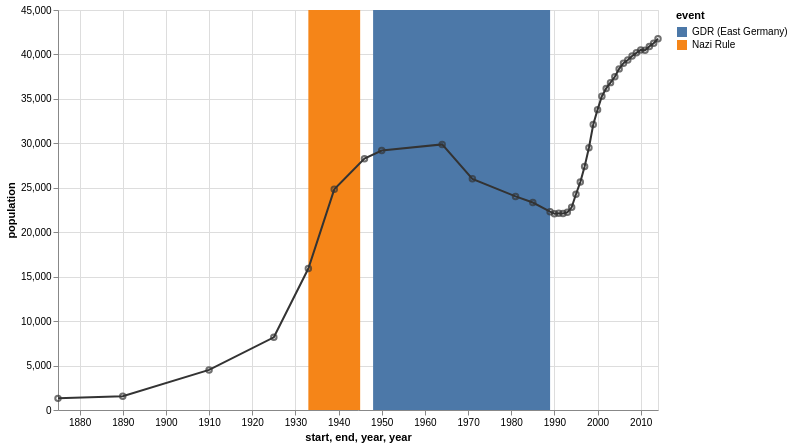

Express this chart as Vega-Lite.
### Vega-Lite specification from a JSON file in a GitHub repository (floating-point values rounded to 4 significant figures)
{"config": {"view": {"height": 300, "width": 400}}, "layer": [{"encoding": {"x": {"title": "start", "field": "properties.start", "type": "temporal"}, "color": {"title": "event", "field": "properties.event", "type": "nominal"}, "x2": {"title": "end", "field": "properties.end", "type": "temporal"}}, "data": {"values": {"features": [{"properties": {"start": "1933", "event": "Nazi Rule", "end": "1945"}, "geometry": {"coordinates": [125.6, 10.1], "type": "Point"}, "type": "Feature"}, {"properties": {"start": "1948", "event": "GDR (East Germany)", "end": "1989"}, "geometry": {"coordinates": [125.6, 10.1], "type": "Point"}, "type": "Feature"}], "type": "FeatureCollection"}, "format": {"type": "json", "property": "features"}}, "mark": "rect"}, {"encoding": {"y": {"title": "population", "field": "properties.population", "type": "quantitative"}, "x": {"title": "year", "field": "properties.year", "type": "temporal", "axis": {"format": "%Y"}}}, "data": {"values": {"features": [{"properties": {"population": 1309, "year": "1875"}, "geometry": {"coordinates": [125.6, 10.1], "type": "Point"}, "type": "Feature"}, {"properties": {"population": 1558, "year": "1890"}, "geometry": {"coordinates": [125.6, 10.1], "type": "Point"}, "type": "Feature"}, {"properties": {"population": 4512, "year": "1910"}, "geometry": {"coordinates": [125.6, 10.1], "type": "Point"}, "type": "Feature"}, {"properties": {"population": 8180, "year": "1925"}, "geometry": {"coordinates": [125.6, 10.1], "type": "Point"}, "type": "Feature"}, {"properties": {"population": 15915, "year": "1933"}, "geometry": {"coordinates": [125.6, 10.1], "type": "Point"}, "type": "Feature"}, {"properties": {"population": 24824, "year": "1939"}, "geometry": {"coordinates": [125.6, 10.1], "type": "Point"}, "type": "Feature"}, {"properties": {"population": 28275, "year": "1946"}, "geometry": {"coordinates": [125.6, 10.1], "type": "Point"}, "type": "Feature"}, {"properties": {"population": 29189, "year": "1950"}, "geometry": {"coordinates": [125.6, 10.1], "type": "Point"}, "type": "Feature"}, {"properties": {"population": 29881, "year": "1964"}, "geometry": {"coordinates": [125.6, 10.1], "type": "Point"}, "type": "Feature"}, {"properties": {"population": 26007, "year": "1971"}, "geometry": {"coordinates": [125.6, 10.1], "type": "Point"}, "type": "Feature"}, {"properties": {"population": 24029, "year": "1981"}, "geometry": {"coordinates": [125.6, 10.1], "type": "Point"}, "type": "Feature"}, {"properties": {"population": 23340, "year": "1985"}, "geometry": {"coordinates": [125.6, 10.1], "type": "Point"}, "type": "Feature"}, {"properties": {"population": 22307, "year": "1989"}, "geometry": {"coordinates": [125.6, 10.1], "type": "Point"}, "type": "Feature"}, {"properties": {"population": 22087, "year": "1990"}, "geometry": {"coordinates": [125.6, 10.1], "type": "Point"}, "type": "Feature"}, {"properties": {"population": 22139, "year": "1991"}, "geometry": {"coordinates": [125.6, 10.1], "type": "Point"}, "type": "Feature"}, {"properties": {"population": 22105, "year": "1992"}, "geometry": {"coordinates": [125.6, 10.1], "type": "Point"}, "type": "Feature"}, {"properties": {"population": 22242, "year": "1993"}, "geometry": {"coordinates": [125.6, 10.1], "type": "Point"}, "type": "Feature"}, {"properties": {"population": 22801, "year": "1994"}, "geometry": {"coordinates": [125.6, 10.1], "type": "Point"}, "type": "Feature"}, {"properties": {"population": 24273, "year": "1995"}, "geometry": {"coordinates": [125.6, 10.1], "type": "Point"}, "type": "Feature"}, {"properties": {"population": 25640, "year": "1996"}, "geometry": {"coordinates": [125.6, 10.1], "type": "Point"}, "type": "Feature"}, {"properties": {"population": 27393, "year": "1997"}, "geometry": {"coordinates": [125.6, 10.1], "type": "Point"}, "type": "Feature"}, {"properties": {"population": 29505, "year": "1998"}, "geometry": {"coordinates": [125.6, 10.1], "type": "Point"}, "type": "Feature"}, {"properties": {"population": 32124, "year": "1999"}, "geometry": {"coordinates": [125.6, 10.1], "type": "Point"}, "type": "Feature"}, {"properties": {"population": 33791, "year": "2000"}, "geometry": {"coordinates": [125.6, 10.1], "type": "Point"}, "type": "Feature"}, {"properties": {"population": 35297, "year": "2001"}, "geometry": {"coordinates": [125.6, 10.1], "type": "Point"}, "type": "Feature"}, {"properties": {"population": 36179, "year": "2002"}, "geometry": {"coordinates": [125.6, 10.1], "type": "Point"}, "type": "Feature"}, {"properties": {"population": 36829, "year": "2003"}, "geometry": {"coordinates": [125.6, 10.1], "type": "Point"}, "type": "Feature"}, {"properties": {"population": 37493, "year": "2004"}, "geometry": {"coordinates": [125.6, 10.1], "type": "Point"}, "type": "Feature"}, {"properties": {"population": 38376, "year": "2005"}, "geometry": {"coordinates": [125.6, 10.1], "type": "Point"}, "type": "Feature"}, {"properties": {"population": 39008, "year": "2006"}, "geometry": {"coordinates": [125.6, 10.1], "type": "Point"}, "type": "Feature"}, {"properties": {"population": 39366, "year": "2007"}, "geometry": {"coordinates": [125.6, 10.1], "type": "Point"}, "type": "Feature"}, {"properties": {"population": 39821, "year": "2008"}, "geometry": {"coordinates": [125.6, 10.1], "type": "Point"}, "type": "Feature"}, {"properties": {"population": 40179, "year": "2009"}, "geometry": {"coordinates": [125.6, 10.1], "type": "Point"}, "type": "Feature"}, {"properties": {"population": 40511, "year": "2010"}, "geometry": {"coordinates": [125.6, 10.1], "type": "Point"}, "type": "Feature"}, {"properties": {"population": 40465, "year": "2011"}, "geometry": {"coordinates": [125.6, 10.1], "type": "Point"}, "type": "Feature"}, {"properties": {"population": 40905, "year": "2012"}, "geometry": {"coordinates": [125.6, 10.1], "type": "Point"}, "type": "Feature"}, {"properties": {"population": 41258, "year": "2013"}, "geometry": {"coordinates": [125.6, 10.1], "type": "Point"}, "type": "Feature"}, {"properties": {"population": 41777, "year": "2014"}, "geometry": {"coordinates": [125.6, 10.1], "type": "Point"}, "type": "Feature"}], "type": "FeatureCollection"}, "format": {"type": "json", "property": "features"}}, "height": 400, "mark": {"color": "#333", "type": "line"}, "width": 600}, {"encoding": {"y": {"title": "population", "field": "properties.population", "type": "quantitative"}, "x": {"title": "year", "field": "properties.year", "type": "temporal", "axis": {"format": "%Y"}}}, "data": {"values": {"features": [{"properties": {"population": 1309, "year": "1875"}, "geometry": {"coordinates": [125.6, 10.1], "type": "Point"}, "type": "Feature"}, {"properties": {"population": 1558, "year": "1890"}, "geometry": {"coordinates": [125.6, 10.1], "type": "Point"}, "type": "Feature"}, {"properties": {"population": 4512, "year": "1910"}, "geometry": {"coordinates": [125.6, 10.1], "type": "Point"}, "type": "Feature"}, {"properties": {"population": 8180, "year": "1925"}, "geometry": {"coordinates": [125.6, 10.1], "type": "Point"}, "type": "Feature"}, {"properties": {"population": 15915, "year": "1933"}, "geometry": {"coordinates": [125.6, 10.1], "type": "Point"}, "type": "Feature"}, {"properties": {"population": 24824, "year": "1939"}, "geometry": {"coordinates": [125.6, 10.1], "type": "Point"}, "type": "Feature"}, {"properties": {"population": 28275, "year": "1946"}, "geometry": {"coordinates": [125.6, 10.1], "type": "Point"}, "type": "Feature"}, {"properties": {"population": 29189, "year": "1950"}, "geometry": {"coordinates": [125.6, 10.1], "type": "Point"}, "type": "Feature"}, {"properties": {"population": 29881, "year": "1964"}, "geometry": {"coordinates": [125.6, 10.1], "type": "Point"}, "type": "Feature"}, {"properties": {"population": 26007, "year": "1971"}, "geometry": {"coordinates": [125.6, 10.1], "type": "Point"}, "type": "Feature"}, {"properties": {"population": 24029, "year": "1981"}, "geometry": {"coordinates": [125.6, 10.1], "type": "Point"}, "type": "Feature"}, {"properties": {"population": 23340, "year": "1985"}, "geometry": {"coordinates": [125.6, 10.1], "type": "Point"}, "type": "Feature"}, {"properties": {"population": 22307, "year": "1989"}, "geometry": {"coordinates": [125.6, 10.1], "type": "Point"}, "type": "Feature"}, {"properties": {"population": 22087, "year": "1990"}, "geometry": {"coordinates": [125.6, 10.1], "type": "Point"}, "type": "Feature"}, {"properties": {"population": 22139, "year": "1991"}, "geometry": {"coordinates": [125.6, 10.1], "type": "Point"}, "type": "Feature"}, {"properties": {"population": 22105, "year": "1992"}, "geometry": {"coordinates": [125.6, 10.1], "type": "Point"}, "type": "Feature"}, {"properties": {"population": 22242, "year": "1993"}, "geometry": {"coordinates": [125.6, 10.1], "type": "Point"}, "type": "Feature"}, {"properties": {"population": 22801, "year": "1994"}, "geometry": {"coordinates": [125.6, 10.1], "type": "Point"}, "type": "Feature"}, {"properties": {"population": 24273, "year": "1995"}, "geometry": {"coordinates": [125.6, 10.1], "type": "Point"}, "type": "Feature"}, {"properties": {"population": 25640, "year": "1996"}, "geometry": {"coordinates": [125.6, 10.1], "type": "Point"}, "type": "Feature"}, {"properties": {"population": 27393, "year": "1997"}, "geometry": {"coordinates": [125.6, 10.1], "type": "Point"}, "type": "Feature"}, {"properties": {"population": 29505, "year": "1998"}, "geometry": {"coordinates": [125.6, 10.1], "type": "Point"}, "type": "Feature"}, {"properties": {"population": 32124, "year": "1999"}, "geometry": {"coordinates": [125.6, 10.1], "type": "Point"}, "type": "Feature"}, {"properties": {"population": 33791, "year": "2000"}, "geometry": {"coordinates": [125.6, 10.1], "type": "Point"}, "type": "Feature"}, {"properties": {"population": 35297, "year": "2001"}, "geometry": {"coordinates": [125.6, 10.1], "type": "Point"}, "type": "Feature"}, {"properties": {"population": 36179, "year": "2002"}, "geometry": {"coordinates": [125.6, 10.1], "type": "Point"}, "type": "Feature"}, {"properties": {"population": 36829, "year": "2003"}, "geometry": {"coordinates": [125.6, 10.1], "type": "Point"}, "type": "Feature"}, {"properties": {"population": 37493, "year": "2004"}, "geometry": {"coordinates": [125.6, 10.1], "type": "Point"}, "type": "Feature"}, {"properties": {"population": 38376, "year": "2005"}, "geometry": {"coordinates": [125.6, 10.1], "type": "Point"}, "type": "Feature"}, {"properties": {"population": 39008, "year": "2006"}, "geometry": {"coordinates": [125.6, 10.1], "type": "Point"}, "type": "Feature"}, {"properties": {"population": 39366, "year": "2007"}, "geometry": {"coordinates": [125.6, 10.1], "type": "Point"}, "type": "Feature"}, {"properties": {"population": 39821, "year": "2008"}, "geometry": {"coordinates": [125.6, 10.1], "type": "Point"}, "type": "Feature"}, {"properties": {"population": 40179, "year": "2009"}, "geometry": {"coordinates": [125.6, 10.1], "type": "Point"}, "type": "Feature"}, {"properties": {"population": 40511, "year": "2010"}, "geometry": {"coordinates": [125.6, 10.1], "type": "Point"}, "type": "Feature"}, {"properties": {"population": 40465, "year": "2011"}, "geometry": {"coordinates": [125.6, 10.1], "type": "Point"}, "type": "Feature"}, {"properties": {"population": 40905, "year": "2012"}, "geometry": {"coordinates": [125.6, 10.1], "type": "Point"}, "type": "Feature"}, {"properties": {"population": 41258, "year": "2013"}, "geometry": {"coordinates": [125.6, 10.1], "type": "Point"}, "type": "Feature"}, {"properties": {"population": 41777, "year": "2014"}, "geometry": {"coordinates": [125.6, 10.1], "type": "Point"}, "type": "Feature"}], "type": "FeatureCollection"}, "format": {"type": "json", "property": "features"}}, "height": 400, "mark": {"color": "#333", "type": "point"}, "width": 600}], "$schema": "https://vega.github.io/schema/vega-lite/v2.4.1.json"}
